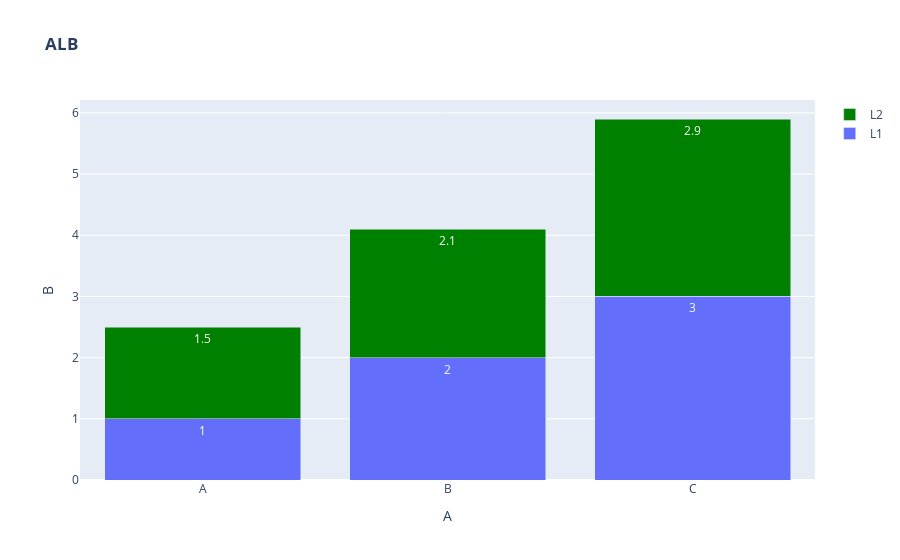

Notebook code for this chart:
### Code cell
fig = go.Figure()
bar1 = go.Bar(x=['A','B','C'],y=[1,2,3],name='L1',text=[1,2,3])
bar2 = go.Bar(x=['A','B','C'],y=[1.5,2.1,2.9],name='L2',text=[1.5,2.1,2.9],marker = dict(color='green'))
fig.add_trace(bar1)
fig.add_trace(bar2)
fig.update_layout( 
    title='<b>ALB',xaxis_title='A',yaxis_title='B',barmode='stack'
    # xlabel='ss'
)

### Figure 1 — Plotly figure (JSON) as saved in the notebook; plotly's stock layout.template omitted (floating-point values rounded to 4 significant figures)
{"data": [{"name": "L1", "text": ["1", "2", "3"], "type": "bar", "x": ["A", "B", "C"], "y": [1, 2, 3]}, {"marker": {"color": "green"}, "name": "L2", "text": ["1.5", "2.1", "2.9"], "type": "bar", "x": ["A", "B", "C"], "y": [1.5, 2.1, 2.9]}], "layout": {"autosize": true, "barmode": "stack", "title": {"text": "<b>ALB"}, "xaxis": {"autorange": true, "range": [-0.5, 2.5], "title": {"text": "A"}, "type": "category"}, "yaxis": {"autorange": true, "range": [0, 6.211], "title": {"text": "B"}, "type": "linear"}}}
